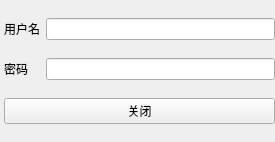
<?xml version="1.0" encoding="UTF-8"?>
<ui version="4.0">
 <class>Form</class>
 <widget class="QWidget" name="Form">
  <property name="geometry">
   <rect>
    <x>0</x>
    <y>0</y>
    <width>275</width>
    <height>142</height>
   </rect>
  </property>
  <property name="windowTitle">
   <string>Form</string>
  </property>
  <widget class="QWidget" name="layoutWidget">
   <property name="geometry">
    <rect>
     <x>4</x>
     <y>6</y>
     <width>271</width>
     <height>131</height>
    </rect>
   </property>
   <layout class="QGridLayout" name="gridLayout">
    <item row="0" column="0">
     <widget class="QLabel" name="label">
      <property name="text">
       <string>用户名</string>
      </property>
     </widget>
    </item>
    <item row="1" column="0">
     <widget class="QLabel" name="label_2">
      <property name="text">
       <string>密码</string>
      </property>
     </widget>
    </item>
    <item row="1" column="1">
     <widget class="QLineEdit" name="lineEdit_2"/>
    </item>
    <item row="0" column="1">
     <widget class="QLineEdit" name="lineEdit"/>
    </item>
    <item row="2" column="0" colspan="2">
     <widget class="QPushButton" name="pushButton">
      <property name="text">
       <string>关闭</string>
      </property>
     </widget>
    </item>
   </layout>
  </widget>
 </widget>
 <resources/>
 <connections>
  <connection>
   <sender>pushButton</sender>
   <signal>clicked()</signal>
   <receiver>Form</receiver>
   <slot>close()</slot>
   <hints>
    <hint type="sourcelabel">
     <x>139</x>
     <y>109</y>
    </hint>
    <hint type="destinationlabel">
     <x>137</x>
     <y>70</y>
    </hint>
   </hints>
  </connection>
 </connections>
</ui>
